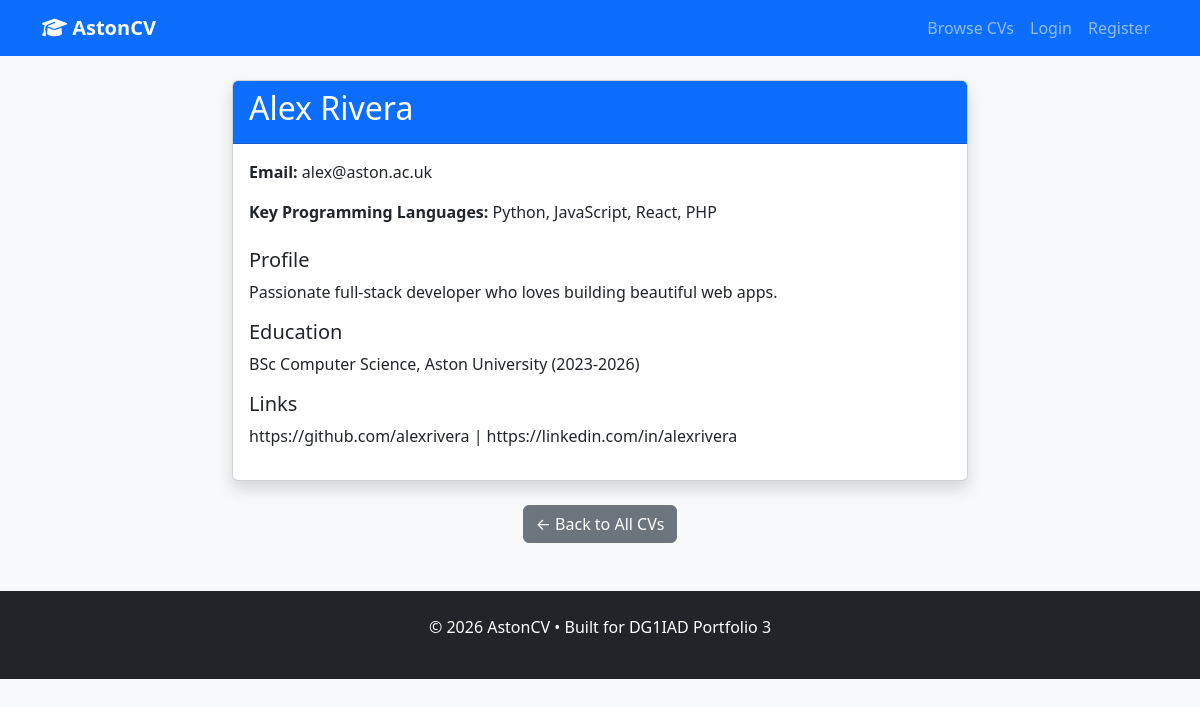
Page /view.php?id=1 on the committed database.
### tables this page shows
CREATE TABLE IF NOT EXISTS `cvs` (
  `id` bigint(20) UNSIGNED NOT NULL AUTO_INCREMENT,
  `name` varchar(100) NOT NULL,
  `email` varchar(100) NOT NULL UNIQUE,
  `password` varchar(255) NOT NULL,
  `keyprogramming` varchar(255) DEFAULT NULL,
  `profile` varchar(500) DEFAULT NULL,
  `education` varchar(500) DEFAULT NULL,
  `URLlinks` varchar(500) DEFAULT NULL,
  PRIMARY KEY (`id`)
);

### view.php (the view, shortened to what this page needs)
<?php
require_once 'includes/header.php';
$id = (int)$_GET['id'];
$stmt = $pdo->prepare("SELECT * FROM cvs WHERE id = ?");
$stmt->execute([$id]);
$cv = $stmt->fetch();
?>
<div class="row justify-content-center">
    <div class="col-lg-8">
        <div class="card shadow">
            <div class="card-header bg-primary text-white">
                <h2><?= htmlspecialchars($cv['name']) ?></h2>
            </div>
            <div class="card-body">
                <p><strong>Email:</strong> <?= htmlspecialchars($cv['email']) ?></p>
                <p><strong>Key Programming Languages:</strong> <?= htmlspecialchars($cv['keyprogramming'] ?? 'Not specified') ?></p>
                <h5 class="mt-4">Profile</h5>
                <p><?= nl2br(htmlspecialchars($cv['profile'] ?? 'No profile added yet')) ?></p>
                <h5>Education</h5>
                <p><?= nl2br(htmlspecialchars($cv['education'] ?? 'Not provided')) ?></p>
                <h5>Links</h5>
                <p><?= nl2br(htmlspecialchars($cv['URLlinks'] ?? 'No links provided')) ?></p>
            </div>
        </div>
        <div class="text-center mt-4">
            <a href="index.php" class="btn btn-secondary">← Back to All CVs</a>
        </div>
    </div>
</div>
<?php require_once 'includes/footer.php'; ?>

### includes/header.php (style rules this page uses)
body { background-color: #f8f9fa; }

### rows in the picture
cvs: name "Alex Rivera", email "alex@aston.ac.uk", keyprogramming "Python, JavaScript, React, PHP", profile "Passionate full-stack developer who loves building beautiful web apps.", education "BSc Computer Science, Aston University (2023-2026)", URLlinks "https://github.com/alexrivera | https://linkedin.com/in/alexrivera"
